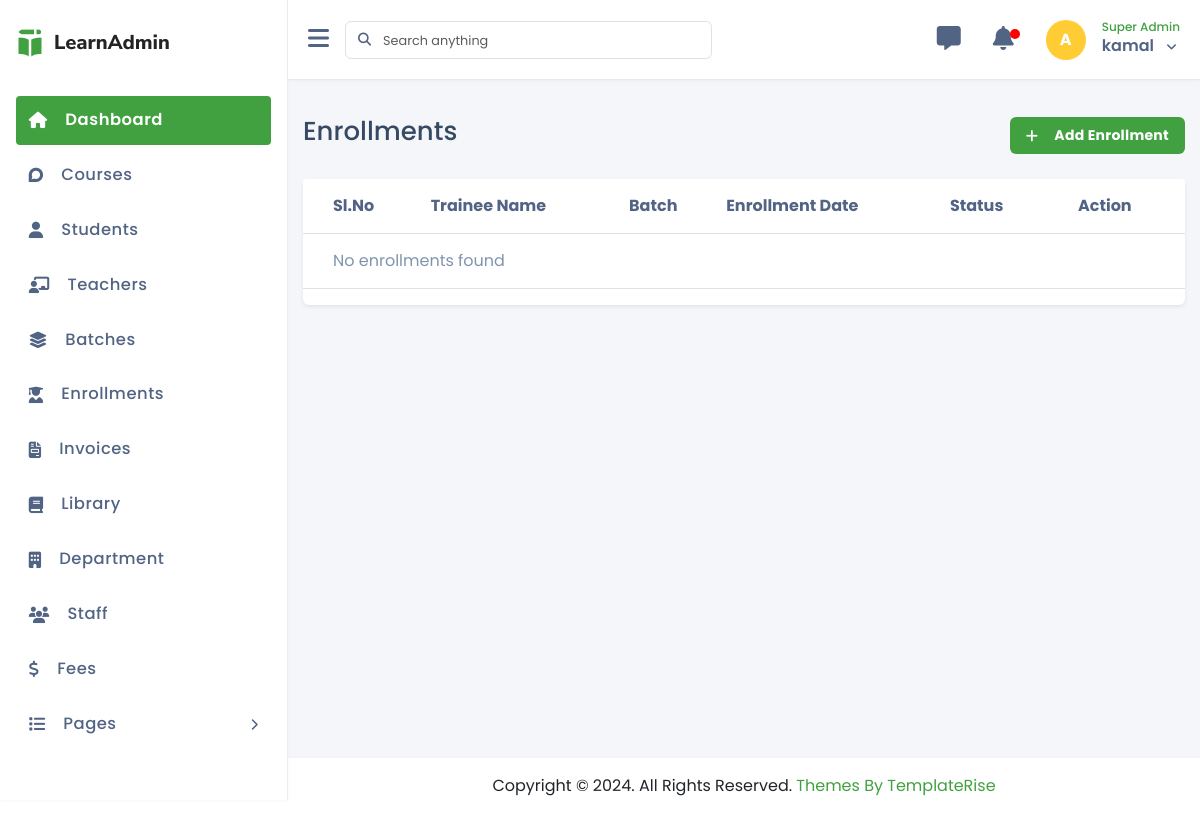
The app's page /enrollments/list.php (signed in), older data.
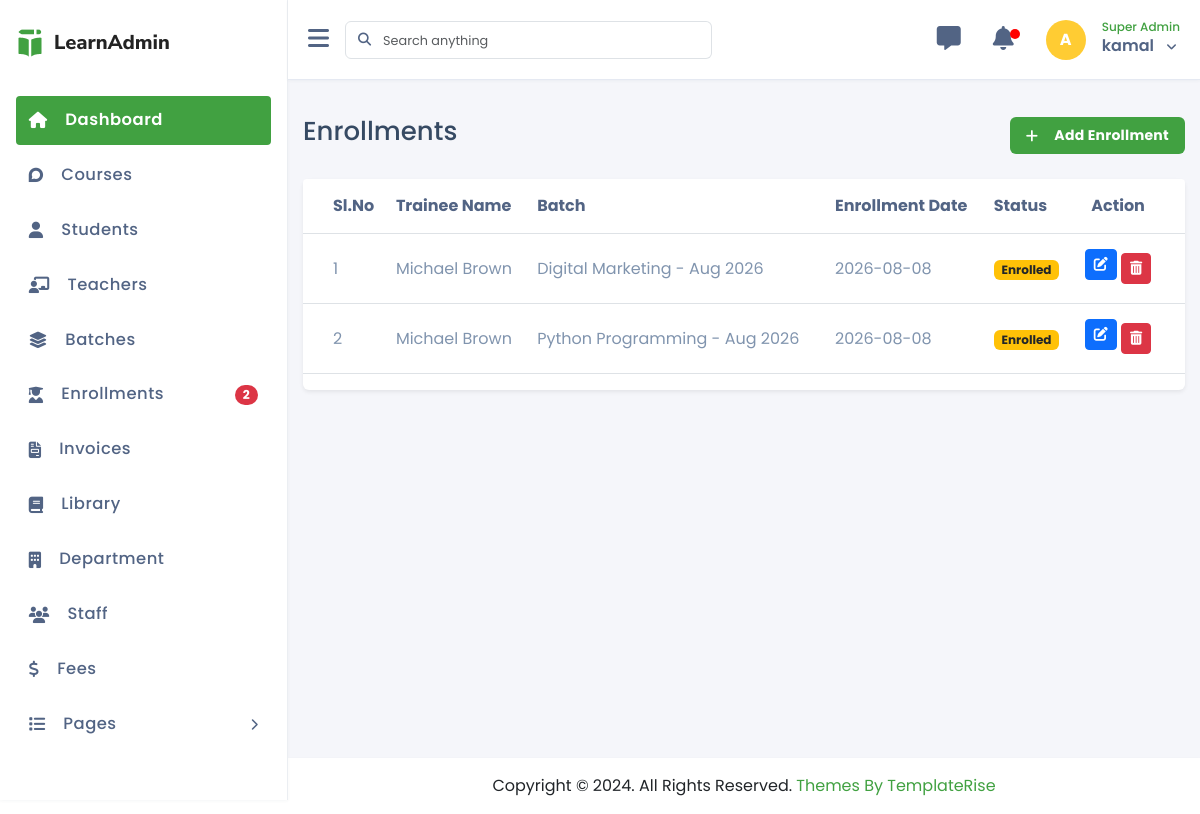
The same page, newer data.
### tables this page shows
CREATE TABLE `enrollments` (
  `id` int(11) NOT NULL,
  `invoice_id` int(11) DEFAULT NULL,
  `trainee_id` int(10) NOT NULL,
  `batch_id` int(10) NOT NULL,
  `course_id` int(10) NOT NULL,
  `enrollment_date` date NOT NULL,
  `status` int(11) NOT NULL DEFAULT 0 COMMENT '0 = Enrolled, 1 = Completed, 2 = Dropped',
  `created_at` timestamp NOT NULL DEFAULT current_timestamp(),
  `updated_at` timestamp NOT NULL DEFAULT current_timestamp() ON UPDATE current_timestamp(),
  `created_by` int(11) DEFAULT NULL,
  `updated_by` int(11) DEFAULT NULL,
  `deleted_at` timestamp NULL DEFAULT NULL
);

CREATE TABLE `trainees` (
  `id` int(11) NOT NULL,
  `gender` tinyint(4) NOT NULL COMMENT '1 = Male, 2 = Female, 3 = Other',
  `dob` date DEFAULT NULL,
  `address` text DEFAULT NULL,
  `education` varchar(100) DEFAULT NULL,
  `registration_date` date DEFAULT NULL,
  `full_name` varchar(100) NOT NULL,
  `email` varchar(100) NOT NULL,
  `phone` varchar(20) DEFAULT NULL,
  `password` varchar(255) NOT NULL,
  `image` varchar(255) DEFAULT NULL,
  `status` int(11) DEFAULT 1,
  `created_at` timestamp NULL DEFAULT current_timestamp(),
  `updated_at` timestamp NULL DEFAULT NULL,
  `deleted_at` datetime DEFAULT NULL,
  `created_by` int(11) DEFAULT NULL,
  `updated_by` int(11) DEFAULT NULL
);

CREATE TABLE `batches` (
  `id` int(10) NOT NULL,
  `course_id` int(10) NOT NULL,
  `trainer_id` int(10) NOT NULL,
  `Start_date` date NOT NULL,
  `End_date` date NOT NULL,
  `Price` decimal(10,2) NOT NULL DEFAULT 0.00,
  `Discount` decimal(10,2) NOT NULL DEFAULT 0.00,
  `Discount_type` tinyint(4) NOT NULL DEFAULT 1 COMMENT '1= Fixed,2 = Percentage',
  `start_time` time NOT NULL,
  `end_time` time NOT NULL,
  `room` varchar(50) DEFAULT NULL,
  `created_at` timestamp NOT NULL DEFAULT current_timestamp(),
  `updated_at` timestamp NOT NULL DEFAULT current_timestamp() ON UPDATE current_timestamp(),
  `created_by` int(10) UNSIGNED DEFAULT NULL,
  `updated_by` int(10) UNSIGNED DEFAULT NULL,
  `deleted_at` timestamp NULL DEFAULT NULL,
  `batch_name` varchar(100) NOT NULL,
  `total_seats` int(11) NOT NULL DEFAULT 0,
  `status` tinyint(4) NOT NULL DEFAULT 0 COMMENT '0 = Upcoming, 1 = Running, 2 = Completed'
);

### crud/crud_class.php (called while the page is built, shortened)
<?php
class crud_class{
    private $host = "localhost";
    private $username = "root";
    private $password = "";
    private $database = "technova_training_institute";
    public $conn;
    public function __construct(){
        $this->conn = new mysqli($this->host, $this->username, $this->password, $this->database);
    }
    public function common_query($sql,$limit = "",$offset = ""){
        $result=[
            "status"=>false,
            "data"=>[],
            "message"=>""
        ];
        $rs = $this->conn->query($sql);
        if($rs->num_rows > 0){
            $result["status"] = true;
            $result["message"] = "Records found";
            while($row = $rs->fetch_object()){
                $result["data"][] = $row;
            }
            return $result;
        } else {
            $result["message"] = "No records found";
            return $result;
        }
    }
    function getMainTable($sql)
    {
        $level = 0;
        $length = strlen($sql);
        for ($i = 0; $i < $length; $i++) {
            if ($sql[$i] == '(') {
                $level++;
            } elseif ($sql[$i] == ')') {
                $level--;
            }
            if ($level == 0 && strtoupper(substr($sql, $i, 5)) == 'FROM ') {
                $rest = trim(substr($sql, $i + 5));
                if (preg_match('/^`?([a-zA-Z0-9_]+)`?/i', $rest, $matches)) {
                    return $matches[1];
                }
            }
        }
        return "";
    }
}

### component/connection.php (called while the page is built, shortened)
<?php
    $base_url = "http://localhost/technova_training_institute/";
    require_once  ($_SERVER['DOCUMENT_ROOT'] . "/technova_training_institute/crud/crud_class.php");
    $crud = new crud_class();
?>

### enrollments/list.php (the view, shortened to what the rows shown need)
<?php require_once "../component/header.php"; ?>
<?php require_once "../component/sidebar.php"; ?>
<div class="main-content">
    <div class="mt-4">
        <div class="card shadow-sm border-0">
            <div class="card-body p-0">
                <div class="table-responsive table-rounded-top">
                    <table class="table align-middle">
                        <thead>
                            <tr>
                                <th>Sl.No</th>
                                <th>Trainee Name</th>
                                <th>Batch</th>
                                <th>Enrollment Date</th>
                                <th>Status</th>
                                <th class="text-center">Action</th>
                            </tr>
                        </thead>
                        <tbody>
                            <?php
                            $sql = "SELECT enrollments.*, trainees.full_name as trainee_name, batches.batch_name
                                    FROM enrollments
                                    JOIN trainees ON enrollments.trainee_id = trainees.id
                                    JOIN batches ON enrollments.batch_id = batches.id
                                    WHERE enrollments.deleted_at IS NULL";
                            $result = $crud->common_query($sql);
                            if ($result['status']) {
                                $i = 1;
                                foreach ($result['data'] as $enroll) {
                            ?>
                            <tr>
                                <td><?= $i++; ?></td>
                                <td><?= $enroll->trainee_name ?></td>
                                <td><?= $enroll->batch_name ?></td>
                                <td><?= $enroll->enrollment_date ?></td>
                                <td>
                                    <?php
                                    if ($enroll->status == 0) { echo '<span class="badge bg-warning text-dark">Enrolled</span>'; }
                                    elseif ($enroll->status == 1) { echo '<span class="badge bg-success">Completed</span>'; }
                                    elseif ($enroll->status == 2) { echo '<span class="badge bg-danger">Dropped</span>'; }
                                    ?>
                                </td>
                                <td class="text-center">
                                    <a href="<?= $base_url; ?>enrollments/edit.php?id=<?= $enroll->id ?>" class="btn btn-sm btn-primary mb-2"><i class="fa-regular fa-pen-to-square"></i></a>
                                    <a href="<?= $base_url; ?>enrollments/delete.php?id=<?= $enroll->id ?>" class="btn btn-sm btn-danger" onclick="return confirm('Are you sure?')"><i class="fa-solid fa-trash-can"></i></a>
                                </td>
                            </tr>
                            <?php
                                }
                            } else {
                                echo "<tr><td colspan='6'>No enrollments found</td></tr>";
                            }
                            ?>
                        </tbody>
                    </table>
                </div>
            </div>
        </div>
    </div>
</div>
<?php require_once "../component/footer.php" ?>

Row changes from the older to the newer data that the page shows:
added enrollments: trainee.full_name "Michael Brown", batch.batch_name "Digital Marketing - Aug 2026", enrollment_date "2026-08-08", status "Enrolled"
added enrollments: trainee.full_name "Michael Brown", batch.batch_name "Python Programming - Aug 2026", enrollment_date "2026-08-08", status "Enrolled"
Text that changed along with them:
$count: (not shown) → "2"
text no longer shown: "No enrollments found"
